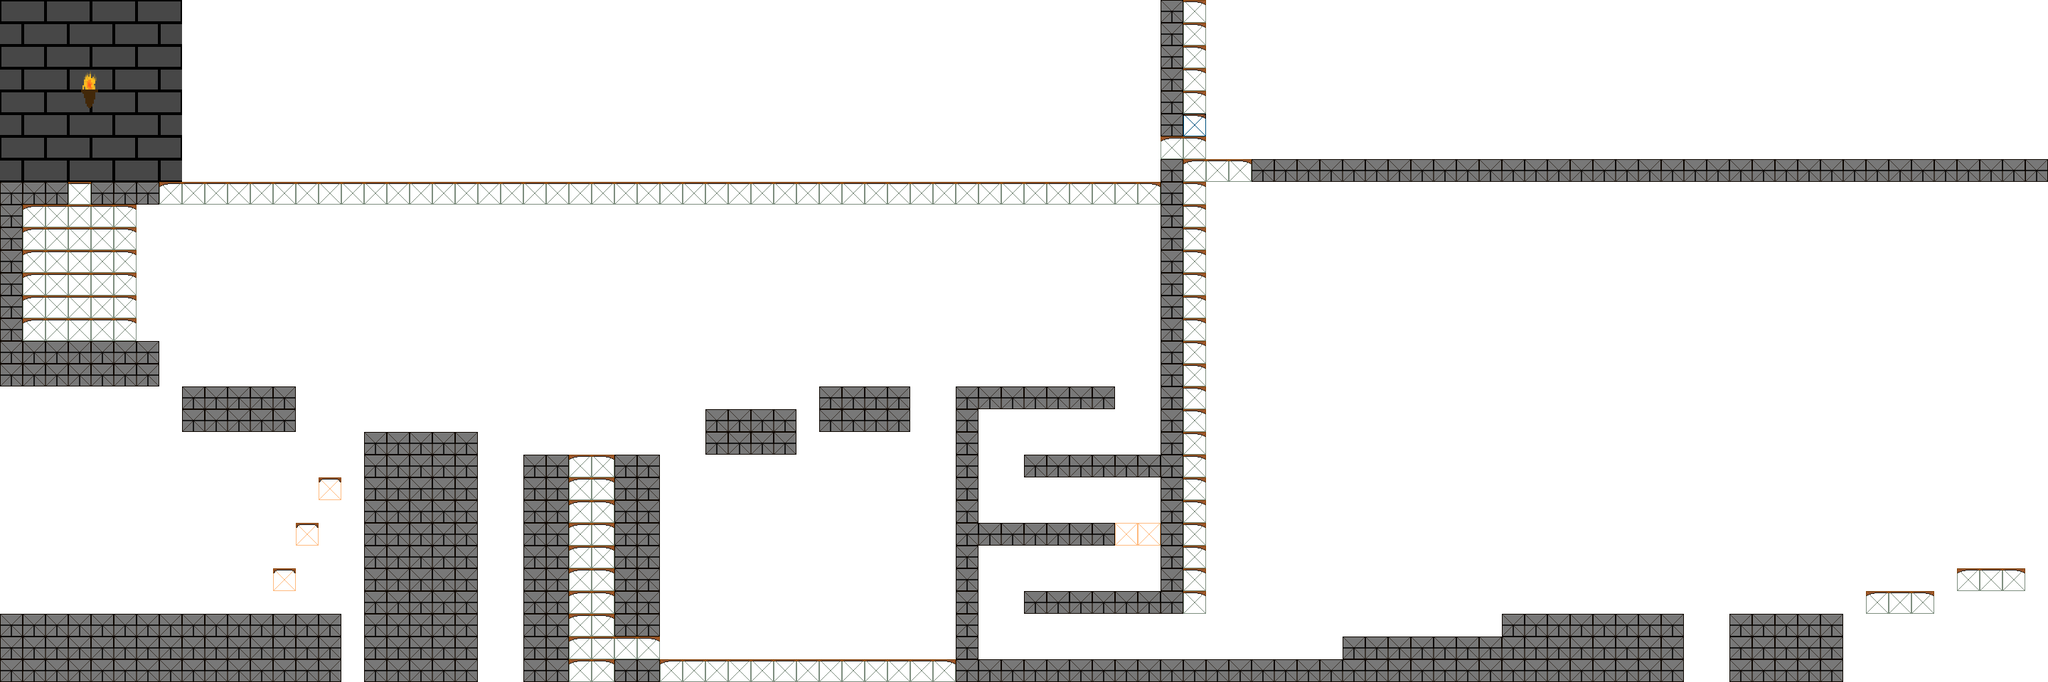

Below is a game level as drawn by its tile map, then a one-line description and the .tmx that defines it (tile-layer data replaced by summaries):
An orthogonal 90x30 tile map with 32x32 px tiles, 3 tile layers (prototype, tiles, Collisions), 4 tilesets, 1 image layer and 47 objects (44x Enemy, Goal, Door, Player).

<map version="1.10" tiledversion="1.11.2" orientation="orthogonal" renderorder="right-down" width="90" height="30" tilewidth="32" tileheight="32" infinite="0" backgroundcolor="#ffffff" nextlayerid="7" nextobjectid="114">
 <editorsettings>
  <export target="../../src/PolyGone/Maps/TestLevel.json" format="json" />
 </editorsettings>
 <tileset firstgid="1" source="../TiledSets/CollisionTiles.tsx" />
 <tileset firstgid="17" source="../TiledSets/TextureSheet.tsx" />
 <tileset firstgid="81" source="../TiledSets/EnemySheet.tsx" />
 <tileset firstgid="97" source="../TiledSets/PlayerSheet.tsx" />
 <imagelayer id="5" name="Background" parallaxx="0.8" parallaxy="0.9" repeatx="1" repeaty="1">
  <image source="../../src/PolyGone/Content/Textures/Backgrounds/CastleBackground.png" width="256" height="256" />
 </imagelayer>
 <layer id="6" name="prototype" width="90" height="30">
  <data>[2700 cells, 503 non-empty, 2 distinct tile ids]</data>
 </layer>
 <layer id="1" name="tiles" width="90" height="30" opacity="0.9">
  <data>[2700 cells, 506 non-empty, 8 distinct tile ids]</data>
 </layer>
 <objectgroup id="4" name="Objects" class="EnemySpawn">
  <object id="12" name="Goal" type="Goal" x="2784" y="800" width="32" height="32" />
  <object id="66" name="Hub" type="Door" x="32" y="864" width="32" height="32">
   <properties>
    <property name="connects" value="Hub" />
    <property name="loadX" type="int" value="96" />
    <property name="loadY" type="int" value="480" />
   </properties>
  </object>
  <object id="69" type="Enemy" gid="81" x="1248" y="864" width="32" height="32" />
  <object id="70" type="Enemy" gid="81" x="1120" y="736" width="32" height="32" />
  <object id="71" type="Enemy" gid="81" x="1216" y="864" width="32" height="32" />
  <object id="72" type="Enemy" gid="81" x="1152" y="864" width="32" height="32" />
  <object id="73" type="Enemy" gid="81" x="1184" y="800" width="32" height="32" />
  <object id="74" type="Enemy" gid="81" x="1152" y="736" width="32" height="32" />
  <object id="75" type="Enemy" gid="81" x="1216" y="736" width="32" height="32" />
  <object id="76" type="Enemy" gid="81" x="1216" y="864" width="32" height="32" />
  <object id="77" type="Enemy" gid="81" x="1152" y="864" width="32" height="32" />
  <object id="78" type="Enemy" gid="81" x="1184" y="800" width="32" height="32" />
  <object id="79" type="Enemy" gid="81" x="1216" y="736" width="32" height="32" />
  <object id="80" type="Enemy" gid="81" x="1152" y="736" width="32" height="32" />
  <object id="81" type="Enemy" gid="81" x="1184" y="736" width="32" height="32" />
  <object id="82" type="Enemy" gid="81" x="1248" y="736" width="32" height="32" />
  <object id="83" type="Enemy" gid="81" x="1120" y="768" width="32" height="32" />
  <object id="84" type="Enemy" gid="81" x="1152" y="768" width="32" height="32" />
  <object id="85" type="Enemy" gid="81" x="1184" y="768" width="32" height="32" />
  <object id="86" type="Enemy" gid="81" x="1216" y="768" width="32" height="32" />
  <object id="87" type="Enemy" gid="81" x="1248" y="768" width="32" height="32" />
  <object id="88" type="Enemy" gid="81" x="1120" y="800" width="32" height="32" />
  <object id="89" type="Enemy" gid="81" x="1152" y="800" width="32" height="32" />
  <object id="90" type="Enemy" gid="81" x="1216" y="800" width="32" height="32" />
  <object id="91" type="Enemy" gid="81" x="1248" y="800" width="32" height="32" />
  <object id="92" type="Enemy" gid="81" x="1120" y="832" width="32" height="32" />
  <object id="93" type="Enemy" gid="81" x="1152" y="832" width="32" height="32" />
  <object id="94" type="Enemy" gid="81" x="1184" y="832" width="32" height="32" />
  <object id="95" type="Enemy" gid="81" x="1216" y="832" width="32" height="32" />
  <object id="96" type="Enemy" gid="81" x="1248" y="832" width="32" height="32" />
  <object id="97" type="Enemy" gid="81" x="1120" y="864" width="32" height="32" />
  <object id="98" type="Enemy" gid="81" x="1184" y="864" width="32" height="32" />
  <object id="99" type="Enemy" gid="81" x="32" y="256" width="32" height="32" />
  <object id="100" type="Enemy" gid="81" x="320" y="544" width="32" height="32" />
  <object id="101" type="Enemy" gid="81" x="576" y="608" width="32" height="32" />
  <object id="102" type="Enemy" gid="81" x="640" y="256" width="32" height="32" />
  <object id="103" type="Enemy" gid="81" x="1056" y="576" width="32" height="32" />
  <object id="104" type="Enemy" gid="81" x="1152" y="256" width="32" height="32" />
  <object id="105" type="Enemy" gid="81" x="1504" y="256" width="32" height="32" />
  <object id="106" type="Enemy" gid="81" x="1408" y="544" width="32" height="32" />
  <object id="107" type="Enemy" gid="81" x="1440" y="736" width="32" height="32" />
  <object id="108" type="Enemy" gid="81" x="1472" y="928" width="32" height="32" />
  <object id="109" type="Enemy" gid="81" x="2016" y="896" width="32" height="32" />
  <object id="110" type="Enemy" gid="81" x="1952" y="224" width="32" height="32" />
  <object id="111" type="Enemy" gid="81" x="2496" y="864" width="32" height="32" />
  <object id="112" type="Enemy" gid="81" x="2656" y="224" width="32" height="32" />
  <object id="113" type="Player" gid="97" x="64" y="864" width="32" height="32" />
 </objectgroup>
 <layer id="3" name="Collisions" width="90" height="30" opacity="0.5">
  <data>[2700 cells, 508 non-empty, 2 distinct tile ids]</data>
 </layer>
</map>
